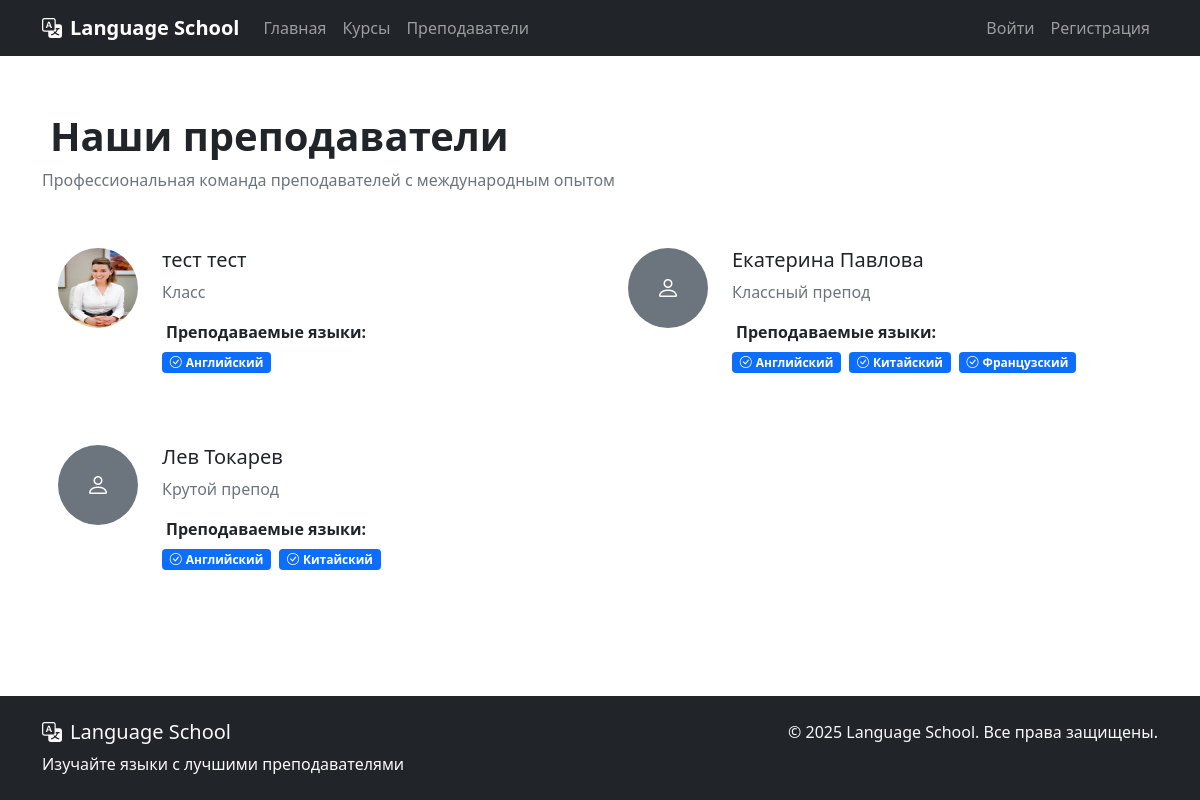
Screenshot of /teachers/ with the database file from the repository.
### school/models.py (models this page shows, shortened)
class Teacher(models.Model):
    user = models.OneToOneField(User, on_delete=models.CASCADE)
    bio = models.TextField()
    photo = models.ImageField(upload_to='teachers/', null=True, blank=True)
    languages = models.ManyToManyField(Language)

class Language(models.Model):
    name = models.CharField(max_length=100)

### school/views.py (the view)
# urls.py: path('teachers/', views.teacher_list, name='teacher_list'),
def teacher_list(request):
    teachers = Teacher.objects.all()
    return render(request, 'school/teacher_list.html', {'teachers': teachers})

### school/templates/school/teacher_list.html (shortened to what this page needs)
{% extends 'school/base.html' %}
{% block content %}
<div class="container">
    <div class="row mb-4 mt-4">
        <div class="col">
            <h1 class="fw-bold">
                Наши преподаватели
            </h1>
            <p class="text-muted">Профессиональная команда преподавателей с международным опытом</p>
        </div>
    </div>
    <div class="row g-4">
        {% for teacher in teachers %}
        <div class="col-lg-6">
            <div class="card teacher-card h-100">
                <div class="card-body">
                    <div class="d-flex align-items-start">
                        {% if teacher.photo %}
                        <img src="{{ teacher.photo.url }}" alt="{{ teacher.user.get_full_name }}"
                             class="rounded-circle me-4" width="80" height="80">
                        {% else %}
                        <div class="rounded-circle bg-secondary me-4 d-flex align-items-center justify-content-center"
                             style="width: 80px; height: 80px;">
                            <i class="bi bi-person text-white" style="font-size: 1.5rem;"></i>
                        </div>
                        {% endif %}
                        <div class="flex-grow-1">
                            <h5 class="card-title mb-2">{{ teacher.user.get_full_name }}</h5>
                            <p class="text-muted mb-3">{{ teacher.bio|truncatewords:30 }}</p>
                            <div class="mb-3">
                                <strong class="d-block mb-2">
                                    Преподаваемые языки:
                                </strong>
                                <div class="d-flex flex-wrap gap-2">
                                    {% for language in teacher.languages.all %}
                                    <span class="badge bg-primary">
                                        <i class="bi bi-check-circle me-1"></i>{{ language.name }}
                                    </span>
                                    {% endfor %}
                                </div>
                            </div>
                        </div>
                    </div>
                </div>
            </div>
        </div>
        {% endfor %}
    </div>
</div>
{% endblock %}

### school/templates/school/base.html (style rules this page uses)
html, body { height: 100%; margin: 0; padding: 0; }
body { display: flex; flex-direction: column; min-height: 100vh; }
.teacher-card { border: none; border-radius: 15px; overflow: hidden; }

### rows the page displays
Teacher: photo (picture), user.get_full_name "тест тест", bio "Класс"
Language: name "Английский"
Teacher: user.get_full_name "Екатерина Павлова", bio "Классный препод"
Language: name "Китайский"
Language: name "Французский"
Teacher: user.get_full_name "Лев Токарев", bio "Крутой препод"
